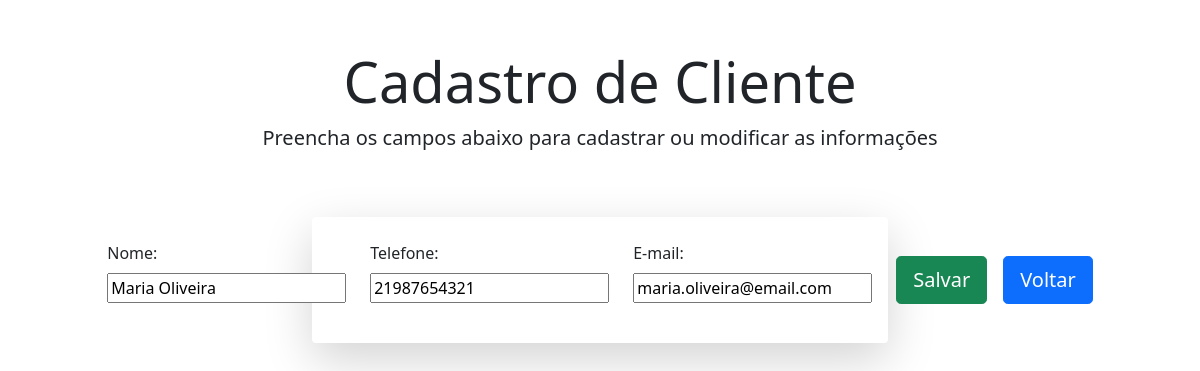
Screenshot of /edit/29/ with the database file from the repository.
### app/models.py (models this page shows)
class User (models.Model):
    username = models.CharField(max_length=20)
    phone = models.IntegerField(max_length=11)
    email = models.EmailField(max_length=254)

### app/views.py (the view)
# urls.py: path('edit/<int:pk>/', edit, name='edit'),
def edit(request, pk):
    data = {}
    data['db'] = User.objects.get(pk = pk)
    data['form'] = UserForm(instance=data['db'])
    return render(request, 'form.html', data)

### app/forms.py
class UserForm(ModelForm):
    class Meta:
        model = User
        fields = ['username', 'phone' , 'email']

### app/templates/form.html (shortened to what this page needs)
{% load static %}
<!DOCTYPE html>
<html lang="pt-br">
<head>
    <link href="https://cdn.jsdelivr.net/npm/bootstrap@5.1.3/dist/css/bootstrap.min.css" rel="stylesheet"
>
</head>
<body>
    <main>
        <div class="col-12 text-center py-5">
            <h1 class="display-4">Cadastro de Cliente</h1>
            <p class="lead">Preencha os campos abaixo para cadastrar ou modificar as informações</p>
        </div>
        <div class="col-12 col-md-8 col-lg-6 m-auto container">
            <form name="form" id="form" action="{% if db %} /update/{{db.id}}/ {%else%} /create/ {% endif %}"
                method="POST" class="shadow-lg p-4 rounded bg-white d-flex align-items-center justify-content-center">
                <div class="form-group mb-3 d-flex flex-column me-4">
                    <label for="username" class="form-label">Nome:</label>
                    {{ form.username }}
                </div>
                <div class="form-group mb-3 d-flex flex-column me-4">
                    <label for="phone" class="form-label">Telefone:</label>
                    {{ form.phone }}
                </div>
                <div class="form-group mb-3 d-flex flex-column me-4">
                    <label for="email" class="form-label">E-mail:</label>
                    {{ form.email }}
                </div>
                <div class="text-center me-3">
                    <input type="submit" class="btn btn-success btn-lg" value="Salvar">
                </div>
                <div class="text-center">
                    <a href="/" class="btn btn-primary btn-lg">Voltar</a>
                </div>
            </form>
        </div>
    </main>
</body>
</html>

### rows the page displays
User: username "Maria Oliveira", phone "21987654321", email "maria.oliveira@email.com"
